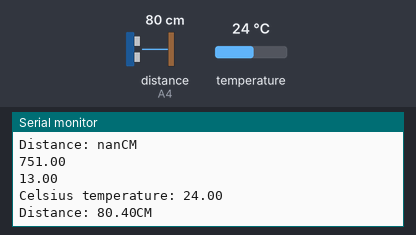
Recording of a sketch running on a simulated Arduino Uno, built with avr-gcc and run on an emulated ATmega328P. Parts: the last lines printed to the serial monitor. Wiring (inferred from the names in the program): ultrasonic range finder: trigger A5; echo A4. The inputs (shaded band) are chosen by the test bench; at power-on: distance to the obstacle (sensor on A4) 80 cm, temperature 24 °C. The echo pulse lasts 58.3 µs per cm; EEPROM starts erased.

Above: at 3.3 s.
3.4 s: distance to the obstacle (sensor on A4) set to 2 cm
4.9 s: temperature set to 12 °C
At 5.18 s:
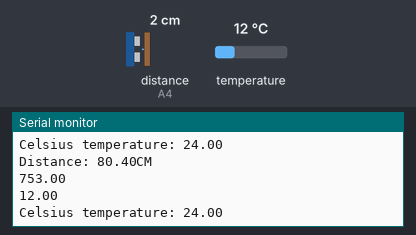
6.4 s: distance to the obstacle (sensor on A4) set to 4 cm
At 7.8 s:
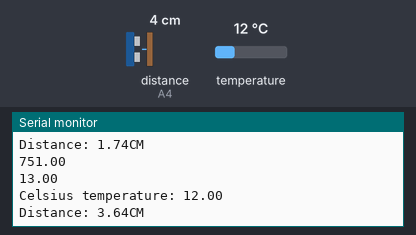
7.9 s: temperature set to 19 °C
At 9.7 s:
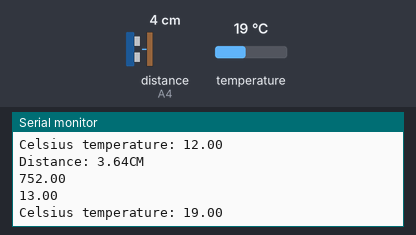
Timing chart, 0 to 10.4 s (numbered marks = the images above; inputs shaded):
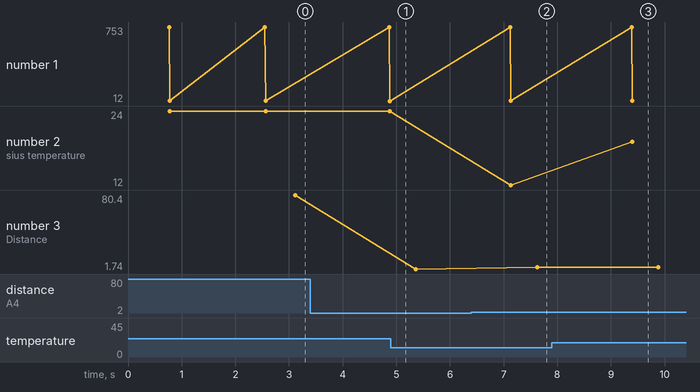

Measured:
- after the input at 6.4 s, the serial monitor: prints a new line after 1.2 s (image 2)
- after the input at 7.9 s, the serial monitor: prints a new line after 1.5 s (image 3)
- plotted number 2: 12 → 19 after the input at 7.9 s
- plotted number 3: 1.74 → 3.64 after the input at 6.4 s, 3.64 → 3.69 after the input at 7.9 s

The sketch:

distance_sensor.ino
```cpp
/*
 模块：          HC-SR04（2020款）系列超声波测距模块
 主控芯片：      RCWL-9300系列
 功能：          GPIO模式下HC-SR04（2020款）系列超声波测距模块距离数据并串口显示
 注意：          HC-SR04（2020款）系列超声波测距模块默认GPIO模式，兼容HC-SR04。
 编写：          无锡日晨物联科技有限公司
 方案定制：      18851501095
 连线：
   -VCC          = 5V /3.3V/3-40V   //HC-SR04（2020款）可工作到40V，测试时需外接电源，注意12V以上要应用要加限流电阻。
   -TRIG/RX/SCL  = A5
   -ECHO/TX/SDA  = A4
   -GND          = GND
*/

// set up the sensor
// constant receive the sensor value
#include <EEPROM.h>

#include <OneWire.h>
#include <DallasTemperature.h>

#define ONE_WIRE_BUS 4

// Setup a oneWire instance to communicate with any OneWire devices
OneWire oneWire(ONE_WIRE_BUS);

// Pass our oneWire reference to Dallas Temperature sensor
DallasTemperature sensors(&oneWire);

float envir_temp;

float distance;
const int echo = A4;  //echO接A4脚
const int trig = A5;  //echO接A5脚

float ave_dis = 0;
uint8_t i;

bool skip_temp = 0;
// 0 is flag
// 1 is i
// 2-5 is ave_dis
// 6-9 is temperature

void setup() {
  Serial.begin(115200);  // baud rate 115200
  sensors.begin();
  pinMode(echo, INPUT);   // echo input
  pinMode(trig, OUTPUT);  // trig output
  Serial.println("Distance Measureing Begins");


  if (EEPROM.read(0) == 0)  // set recover code here.
  {
    i = EEPROM.read(1);
    EEPROM.get(2, ave_dis);
    if (EEPROM.read(19) == 1) {
      EEPROM.get(6, envir_temp);
      skip_temp = 1;
    }
  } else {
    i = EEPROM.read(10);
    EEPROM.get(11, ave_dis);
    if (EEPROM.read(19) == 1) {
      EEPROM.get(15, envir_temp);
      skip_temp = 1;
    }
  }
}


void loop() {

  if (skip_temp == 0) {
    float tic= millis();
    sensors.requestTemperatures();
    tic = millis() - tic;
    Serial.println(tic);
    tic= millis();
    envir_temp = sensors.getTempCByIndex(0);
    tic = millis() - tic;
    Serial.println(tic);

    Serial.print("Celsius temperature: ");
    Serial.println(envir_temp);

    if (EEPROM.read(0) == 0)  // back space 0 is ready, write to space 1
    {
      // EEPROM.write()
      EEPROM.put(9 + 6, envir_temp);
      EEPROM.write(0, 1);  // indicate that temp sensor is ready
    } else                 // back space 1 is ready, write to space 0
    {
      EEPROM.put(6, envir_temp);
      EEPROM.write(0, 0);  // indicate that temp sensor is ready
    }
    EEPROM.write(19, 1);

  } else skip_temp = 0;

  // delay(1000);  //延时100mS再次测量，延时可不要

  while (i < 10) {
    i++;
    digitalWrite(trig, HIGH);
    delayMicroseconds(10);
    digitalWrite(trig, LOW);
    distance = pulseIn(echo, HIGH);  //计数接收高电平时间
    distance = distance * (331.45 + 0.61 * envir_temp) / 2 / 10000;
    ave_dis += distance;
    delay(30);                //单次测离完成后加30mS的延时再进行下次测量。防止近距离测量时，测量到上次余波，导致测量不准确。
                              //计算距离 1：声速：340M/S  2：实际距离为1/2声速距离 3：计数时钟为1US//温补公式：c=(331.45+0.61t/℃)m•s-1 (其中331.45是在0度）
    if (EEPROM.read(0) == 0)  // back space 0 is ready, write to space 1
    {
      // EEPROM.write()
      EEPROM.write(10, i);
      EEPROM.put(11, ave_dis);  // float size = 4
      EEPROM.write(0, 1);
    } else  // back space 1 is ready, write to space 0
    {
      EEPROM.write(1, i);
      EEPROM.put(2, ave_dis);  // float size = 4
      EEPROM.write(0, 0);
    }
    EEPROM.write(19, 0);
  }
  // ave_dis = mean_dis(dis_array);
  Serial.print("Distance: ");
  Serial.print(ave_dis / 10);
  Serial.println("CM");
  i = 0;
  ave_dis = 0;
  delay(1000);  //延时100mS再次测量，延时可不要
}
```
